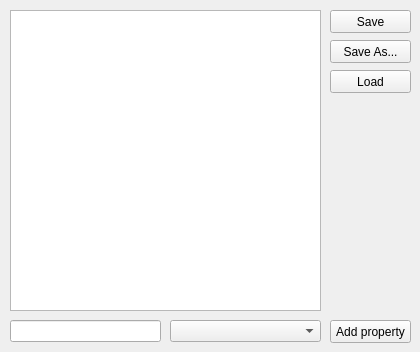
      <widget class="QWidget" name="tab_db">
       <attribute name="title">
        <string>Database</string>
       </attribute>
       <widget class="QPushButton" name="btnDatabaseSave">
        <property name="geometry">
         <rect>
          <x>330</x>
          <y>10</y>
          <width>81</width>
          <height>23</height>
         </rect>
        </property>
        <property name="text">
         <string>Save</string>
        </property>
       </widget>
       <widget class="QPushButton" name="btnDatabaseLoad">
        <property name="geometry">
         <rect>
          <x>330</x>
          <y>70</y>
          <width>81</width>
          <height>23</height>
         </rect>
        </property>
        <property name="text">
         <string>Load</string>
        </property>
       </widget>
       <widget class="QPushButton" name="btnDatabasePropertiesAdd">
        <property name="geometry">
         <rect>
          <x>330</x>
          <y>320</y>
          <width>81</width>
          <height>23</height>
         </rect>
        </property>
        <property name="text">
         <string>Add property</string>
        </property>
       </widget>
       <widget class="QLineEdit" name="txtDatabasePropertyName">
        <property name="geometry">
         <rect>
          <x>10</x>
          <y>320</y>
          <width>151</width>
          <height>22</height>
         </rect>
        </property>
       </widget>
       <widget class="QComboBox" name="cmbDatabasePropertyType">
        <property name="geometry">
         <rect>
          <x>170</x>
          <y>320</y>
          <width>151</width>
          <height>22</height>
         </rect>
        </property>
       </widget>
       <widget class="QTableWidget" name="twDatabaseProperties">
        <property name="geometry">
         <rect>
          <x>10</x>
          <y>10</y>
          <width>311</width>
          <height>301</height>
         </rect>
        </property>
       </widget>
       <widget class="QPushButton" name="btnDatabaseSaveAs">
        <property name="geometry">
         <rect>
          <x>330</x>
          <y>40</y>
          <width>81</width>
          <height>23</height>
         </rect>
        </property>
        <property name="text">
         <string>Save As...</string>
        </property>
       </widget>
      </widget>
